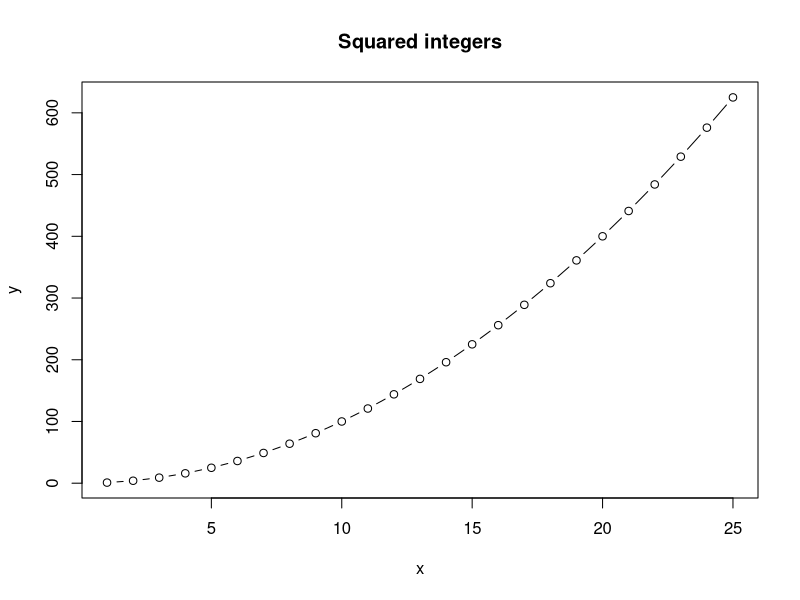
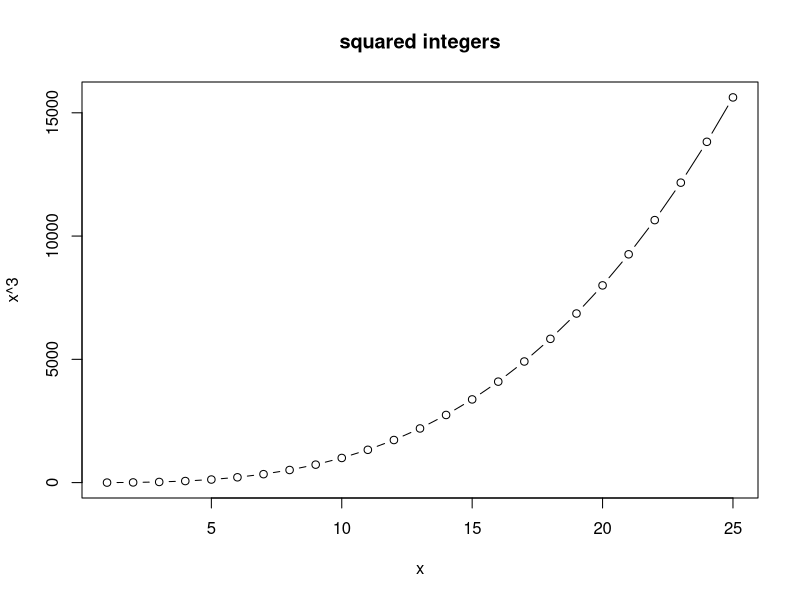

The R source for these figures, in order:
## This is a R script 
## Run this code to make a plot of x and x^2 for the integers from 1 to 10

x <- 1:25
y <- x^2


plot(x,y, type = "b", main = "Squared integers")

plot(x, x^3, type="b", main="squared integers")
